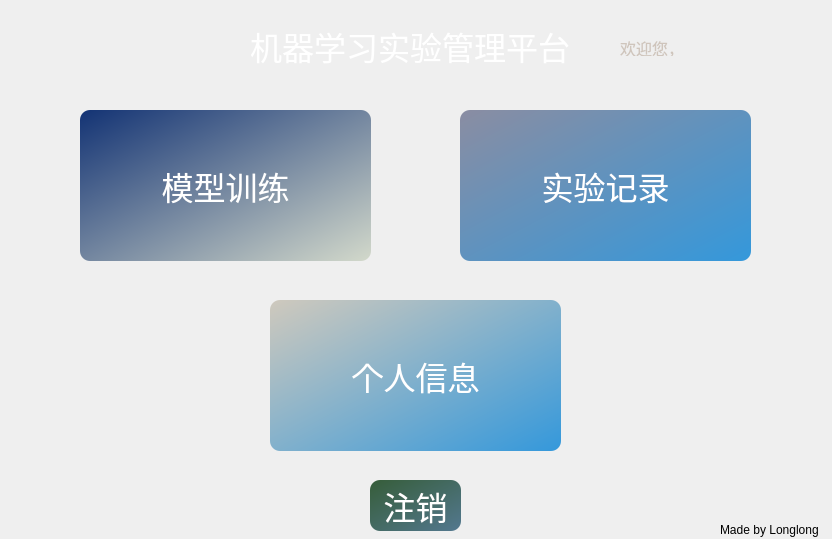
<?xml version="1.0" encoding="UTF-8"?>
<ui version="4.0">
 <class>user_main</class>
 <widget class="QWidget" name="user_main">
  <property name="geometry">
   <rect>
    <x>0</x>
    <y>0</y>
    <width>832</width>
    <height>539</height>
   </rect>
  </property>
  <property name="sizePolicy">
   <sizepolicy hsizetype="Fixed" vsizetype="Fixed">
    <horstretch>0</horstretch>
    <verstretch>0</verstretch>
   </sizepolicy>
  </property>
  <property name="minimumSize">
   <size>
    <width>832</width>
    <height>539</height>
   </size>
  </property>
  <property name="maximumSize">
   <size>
    <width>832</width>
    <height>539</height>
   </size>
  </property>
  <property name="windowTitle">
   <string>机器学习实验管理平台</string>
  </property>
  <property name="windowIcon">
   <iconset>
    <normaloff>../image/logo.png</normaloff>../image/logo.png</iconset>
  </property>
  <property name="styleSheet">
   <string notr="true">
        QWidget#user_main{
        background: qlineargradient(x1:0, y1:0, x2:1, y2:1,
        stop:0 #FF5F6D, stop:1 #3498db);
        }
      </string>
  </property>
  <widget class="QLabel" name="background_label">
   <property name="geometry">
    <rect>
     <x>0</x>
     <y>0</y>
     <width>832</width>
     <height>539</height>
    </rect>
   </property>
   <property name="text">
    <string/>
   </property>
   <property name="pixmap">
    <pixmap>../image/bg_.jpg</pixmap>
   </property>
   <property name="scaledContents">
    <bool>true</bool>
   </property>
  </widget>
  <widget class="QLabel" name="label_2">
   <property name="geometry">
    <rect>
     <x>250</x>
     <y>20</y>
     <width>351</width>
     <height>51</height>
    </rect>
   </property>
   <property name="font">
    <font>
     <family>楷体</family>
     <pointsize>24</pointsize>
    </font>
   </property>
   <property name="styleSheet">
    <string notr="true">color: rgb(207, 205, 193);
color: rgb(255, 255, 255);</string>
   </property>
   <property name="text">
    <string>机器学习实验管理平台</string>
   </property>
   <property name="alignment">
    <set>Qt::AlignLeading|Qt::AlignLeft|Qt::AlignVCenter</set>
   </property>
  </widget>
  <widget class="QPushButton" name="information">
   <property name="geometry">
    <rect>
     <x>270</x>
     <y>300</y>
     <width>291</width>
     <height>151</height>
    </rect>
   </property>
   <property name="font">
    <font>
     <family>MV Boli</family>
     <pointsize>24</pointsize>
    </font>
   </property>
   <property name="styleSheet">
    <string notr="true">
          QPushButton#information {
          background-color: qlineargradient(x1:0, y1:0, x2:1, y2:1, stop:0 #cfc9bd, stop:1 #3498db);
          border-radius: 10px;
          color: white;
          }
          QPushButton#information:hover {
          background-color: qlineargradient(x1:0, y1:0, x2:1, y2:1, stop:0 #3498db, stop:1 #FF5F6D);
          }
          QPushButton#information:pressed {
          background-color: qlineargradient(x1:0, y1:0, x2:1, y2:1, stop:0 #FFC371, stop:1 #FF5F6D);
          padding-left: 5px;
          padding-top: 5px;
          }
        </string>
   </property>
   <property name="text">
    <string>个人信息</string>
   </property>
  </widget>
  <widget class="QLabel" name="label_3">
   <property name="geometry">
    <rect>
     <x>720</x>
     <y>520</y>
     <width>111</width>
     <height>20</height>
    </rect>
   </property>
   <property name="text">
    <string>Made by Longlong</string>
   </property>
  </widget>
  <widget class="QPushButton" name="train">
   <property name="geometry">
    <rect>
     <x>80</x>
     <y>110</y>
     <width>291</width>
     <height>151</height>
    </rect>
   </property>
   <property name="font">
    <font>
     <family>MV Boli</family>
     <pointsize>24</pointsize>
    </font>
   </property>
   <property name="styleSheet">
    <string notr="true">
          QPushButton#train {
          background-color: qlineargradient(x1:0, y1:0, x2:1, y2:1, stop:0 #133374,stop:1  #d3d9cb);
          border-radius: 10px;
          color: white;
 	
          }
          QPushButton#train:hover {
          background-color: qlineargradient(x1:0, y1:0, x2:1, y2:1, stop:0 #173776, stop:1 #6B73FF);
          }
          QPushButton#train:pressed {
          background-color: qlineargradient(x1:0, y1:0, x2:1, y2:1, stop:0 #000DFF, stop:1 #6B73FF);
          padding-left: 5px;
          padding-top: 5px;
          }
        </string>
   </property>
   <property name="text">
    <string>模型训练</string>
   </property>
  </widget>
  <widget class="QPushButton" name="logout">
   <property name="geometry">
    <rect>
     <x>370</x>
     <y>480</y>
     <width>91</width>
     <height>51</height>
    </rect>
   </property>
   <property name="font">
    <font>
     <family>MV Boli</family>
     <pointsize>24</pointsize>
    </font>
   </property>
   <property name="styleSheet">
    <string notr="true">
          QPushButton#logout {
          background-color: qlineargradient(x1:0, y1:0, x2:1, y2:1, stop:0 #365d39, stop:1 #53788f);
          border-radius: 10px;
          color: white;
          }
          QPushButton#logout:hover {
          background-color: qlineargradient(x1:0, y1:0, x2:1, y2:1, stop:0 #FFC371, stop:1 #FF5F6D);
          }
          QPushButton#logout:pressed {
          background-color: qlineargradient(x1:0, y1:0, x2:1, y2:1, stop:0 #FFC371, stop:1 #FF5F6D);
          padding-left: 5px;
          padding-top: 5px;
          }
        </string>
   </property>
   <property name="text">
    <string>注销</string>
   </property>
  </widget>
  <widget class="QPushButton" name="record">
   <property name="geometry">
    <rect>
     <x>460</x>
     <y>110</y>
     <width>291</width>
     <height>151</height>
    </rect>
   </property>
   <property name="font">
    <font>
     <family>MV Boli</family>
     <pointsize>24</pointsize>
    </font>
   </property>
   <property name="styleSheet">
    <string notr="true">
          QPushButton#record {
          background-color: qlineargradient(x1:0, y1:0, x2:1, y2:1, stop:0 #8a8da2, stop:1 #3498db);
          border-radius: 10px;
          color: white;
          }
          QPushButton#record:hover {
          background-color: qlineargradient(x1:0, y1:0, x2:1, y2:1, stop:0 #173776, stop:1 #6B73FF);
          }
          QPushButton#record:pressed {
          background-color: qlineargradient(x1:0, y1:0, x2:1, y2:1, stop:0 #000DFF, stop:1 #6B73FF);
          padding-left: 5px;
          padding-top: 5px;
          }
        </string>
   </property>
   <property name="text">
    <string>实验记录</string>
   </property>
  </widget>
  <widget class="QLabel" name="username">
   <property name="geometry">
    <rect>
     <x>620</x>
     <y>40</y>
     <width>131</width>
     <height>16</height>
    </rect>
   </property>
   <property name="font">
    <font>
     <family>楷体</family>
     <pointsize>12</pointsize>
    </font>
   </property>
   <property name="styleSheet">
    <string notr="true">color: rgb(207, 197, 188);</string>
   </property>
   <property name="text">
    <string>欢迎您，</string>
   </property>
  </widget>
 </widget>
 <resources/>
 <connections/>
</ui>
